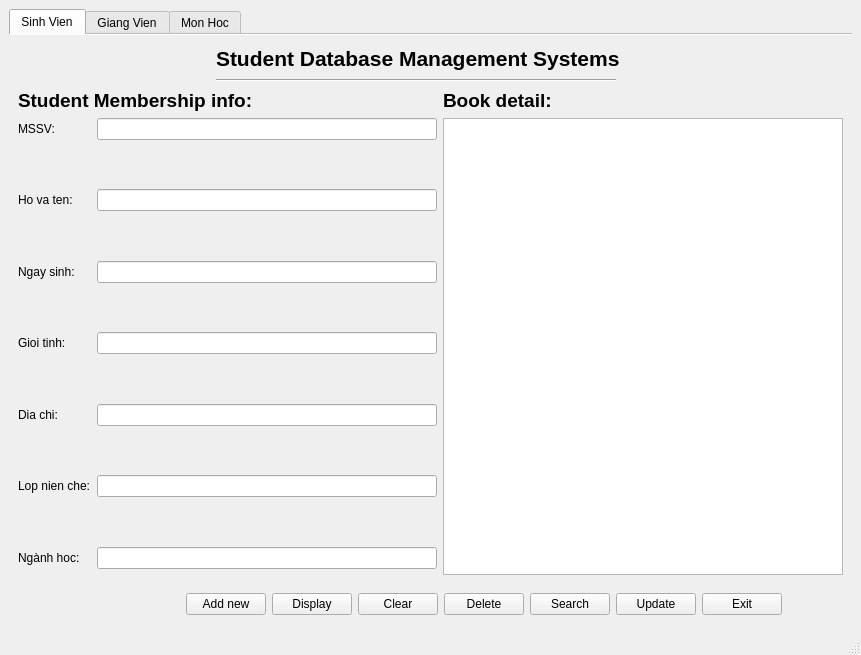
<?xml version="1.0" encoding="UTF-8"?>
<ui version="4.0">
 <class>MainWindow</class>
 <widget class="QMainWindow" name="MainWindow">
  <property name="geometry">
   <rect>
    <x>0</x>
    <y>0</y>
    <width>861</width>
    <height>655</height>
   </rect>
  </property>
  <property name="windowTitle">
   <string>MainWindow</string>
  </property>
  <property name="documentMode">
   <bool>false</bool>
  </property>
  <property name="tabShape">
   <enum>QTabWidget::Triangular</enum>
  </property>
  <property name="dockOptions">
   <set>QMainWindow::AllowTabbedDocks|QMainWindow::AnimatedDocks</set>
  </property>
  <widget class="QWidget" name="centralwidget">
   <layout class="QVBoxLayout" name="verticalLayout_2">
    <item>
     <layout class="QVBoxLayout" name="verticalLayout">
      <item>
       <widget class="QTabWidget" name="tabWidget">
        <property name="minimumSize">
         <size>
          <width>400</width>
          <height>0</height>
         </size>
        </property>
        <property name="tabPosition">
         <enum>QTabWidget::North</enum>
        </property>
        <property name="currentIndex">
         <number>0</number>
        </property>
        <property name="documentMode">
         <bool>true</bool>
        </property>
        <property name="tabsClosable">
         <bool>false</bool>
        </property>
        <property name="movable">
         <bool>false</bool>
        </property>
        <property name="tabBarAutoHide">
         <bool>false</bool>
        </property>
        <widget class="QWidget" name="tab_1">
         <attribute name="title">
          <string>Sinh Vien</string>
         </attribute>
         <layout class="QGridLayout" name="gridLayout">
          <item row="5" column="3">
           <spacer name="verticalSpacer_23">
            <property name="orientation">
             <enum>Qt::Vertical</enum>
            </property>
            <property name="sizeHint" stdset="0">
             <size>
              <width>20</width>
              <height>1</height>
             </size>
            </property>
           </spacer>
          </item>
          <item row="5" column="5" rowspan="2">
           <spacer name="verticalSpacer_7">
            <property name="orientation">
             <enum>Qt::Vertical</enum>
            </property>
            <property name="sizeHint" stdset="0">
             <size>
              <width>20</width>
              <height>7</height>
             </size>
            </property>
           </spacer>
          </item>
          <item row="0" column="6">
           <spacer name="verticalSpacer_9">
            <property name="orientation">
             <enum>Qt::Vertical</enum>
            </property>
            <property name="sizeHint" stdset="0">
             <size>
              <width>20</width>
              <height>38</height>
             </size>
            </property>
           </spacer>
          </item>
          <item row="2" column="0" colspan="3">
           <widget class="QLabel" name="label_10">
            <property name="font">
             <font>
              <pointsize>14</pointsize>
              <weight>75</weight>
              <bold>true</bold>
             </font>
            </property>
            <property name="text">
             <string>Student Membership info:</string>
            </property>
           </widget>
          </item>
          <item row="2" column="6">
           <spacer name="verticalSpacer_8">
            <property name="orientation">
             <enum>Qt::Vertical</enum>
            </property>
            <property name="sizeHint" stdset="0">
             <size>
              <width>20</width>
              <height>20</height>
             </size>
            </property>
           </spacer>
          </item>
          <item row="1" column="2" colspan="6">
           <widget class="Line" name="line">
            <property name="minimumSize">
             <size>
              <width>400</width>
              <height>5</height>
             </size>
            </property>
            <property name="maximumSize">
             <size>
              <width>400</width>
              <height>5</height>
             </size>
            </property>
            <property name="sizeIncrement">
             <size>
              <width>0</width>
              <height>2</height>
             </size>
            </property>
            <property name="orientation">
             <enum>Qt::Horizontal</enum>
            </property>
           </widget>
          </item>
          <item row="0" column="2" colspan="4">
           <widget class="QLabel" name="label_11">
            <property name="minimumSize">
             <size>
              <width>450</width>
              <height>0</height>
             </size>
            </property>
            <property name="font">
             <font>
              <pointsize>16</pointsize>
              <weight>75</weight>
              <bold>true</bold>
             </font>
            </property>
            <property name="text">
             <string>Student Database Management Systems</string>
            </property>
           </widget>
          </item>
          <item row="2" column="4">
           <widget class="QLabel" name="label_9">
            <property name="font">
             <font>
              <pointsize>14</pointsize>
              <weight>75</weight>
              <bold>true</bold>
             </font>
            </property>
            <property name="text">
             <string>Book detail:</string>
            </property>
           </widget>
          </item>
          <item row="0" column="0" colspan="2">
           <spacer name="horizontalSpacer_3">
            <property name="orientation">
             <enum>Qt::Horizontal</enum>
            </property>
            <property name="sizeHint" stdset="0">
             <size>
              <width>165</width>
              <height>28</height>
             </size>
            </property>
           </spacer>
          </item>
          <item row="3" column="4" rowspan="2" colspan="5">
           <widget class="QListWidget" name="listWidget_3">
            <property name="minimumSize">
             <size>
              <width>400</width>
              <height>300</height>
             </size>
            </property>
           </widget>
          </item>
          <item row="7" column="0">
           <spacer name="horizontalSpacer_5">
            <property name="orientation">
             <enum>Qt::Horizontal</enum>
            </property>
            <property name="sizeHint" stdset="0">
             <size>
              <width>63</width>
              <height>20</height>
             </size>
            </property>
           </spacer>
          </item>
          <item row="6" column="8" rowspan="2">
           <spacer name="horizontalSpacer_6">
            <property name="orientation">
             <enum>Qt::Horizontal</enum>
            </property>
            <property name="sizeHint" stdset="0">
             <size>
              <width>127</width>
              <height>20</height>
             </size>
            </property>
           </spacer>
          </item>
          <item row="3" column="0" colspan="4">
           <layout class="QFormLayout" name="formLayout">
            <item row="1" column="0">
             <widget class="QLabel" name="label">
              <property name="text">
               <string>MSSV:</string>
              </property>
             </widget>
            </item>
            <item row="1" column="1">
             <widget class="QLineEdit" name="lineEdit">
              <property name="minimumSize">
               <size>
                <width>300</width>
                <height>0</height>
               </size>
              </property>
             </widget>
            </item>
            <item row="2" column="1">
             <spacer name="verticalSpacer_4">
              <property name="orientation">
               <enum>Qt::Vertical</enum>
              </property>
              <property name="sizeHint" stdset="0">
               <size>
                <width>20</width>
                <height>40</height>
               </size>
              </property>
             </spacer>
            </item>
            <item row="3" column="0">
             <widget class="QLabel" name="label_2">
              <property name="text">
               <string>Ho va ten:</string>
              </property>
             </widget>
            </item>
            <item row="3" column="1">
             <widget class="QLineEdit" name="lineEdit_2"/>
            </item>
            <item row="4" column="1">
             <spacer name="verticalSpacer_3">
              <property name="orientation">
               <enum>Qt::Vertical</enum>
              </property>
              <property name="sizeHint" stdset="0">
               <size>
                <width>20</width>
                <height>40</height>
               </size>
              </property>
             </spacer>
            </item>
            <item row="5" column="0">
             <widget class="QLabel" name="label_3">
              <property name="text">
               <string>Ngay sinh:</string>
              </property>
             </widget>
            </item>
            <item row="5" column="1">
             <widget class="QLineEdit" name="lineEdit_3"/>
            </item>
            <item row="6" column="1">
             <spacer name="verticalSpacer_5">
              <property name="orientation">
               <enum>Qt::Vertical</enum>
              </property>
              <property name="sizeHint" stdset="0">
               <size>
                <width>20</width>
                <height>40</height>
               </size>
              </property>
             </spacer>
            </item>
            <item row="7" column="0">
             <widget class="QLabel" name="label_4">
              <property name="text">
               <string>Gioi tinh:</string>
              </property>
             </widget>
            </item>
            <item row="7" column="1">
             <widget class="QLineEdit" name="lineEdit_4"/>
            </item>
            <item row="8" column="1">
             <spacer name="verticalSpacer_2">
              <property name="orientation">
               <enum>Qt::Vertical</enum>
              </property>
              <property name="sizeHint" stdset="0">
               <size>
                <width>20</width>
                <height>40</height>
               </size>
              </property>
             </spacer>
            </item>
            <item row="9" column="0">
             <widget class="QLabel" name="label_5">
              <property name="text">
               <string>Dia chi:</string>
              </property>
             </widget>
            </item>
            <item row="9" column="1">
             <widget class="QLineEdit" name="lineEdit_5"/>
            </item>
            <item row="10" column="1">
             <spacer name="verticalSpacer_6">
              <property name="orientation">
               <enum>Qt::Vertical</enum>
              </property>
              <property name="sizeHint" stdset="0">
               <size>
                <width>20</width>
                <height>40</height>
               </size>
              </property>
             </spacer>
            </item>
            <item row="11" column="0">
             <widget class="QLabel" name="label_6">
              <property name="text">
               <string>Lop nien che:</string>
              </property>
             </widget>
            </item>
            <item row="11" column="1">
             <widget class="QLineEdit" name="lineEdit_6"/>
            </item>
            <item row="12" column="1">
             <spacer name="verticalSpacer">
              <property name="orientation">
               <enum>Qt::Vertical</enum>
              </property>
              <property name="sizeHint" stdset="0">
               <size>
                <width>20</width>
                <height>40</height>
               </size>
              </property>
             </spacer>
            </item>
            <item row="13" column="0">
             <widget class="QLabel" name="label_7">
              <property name="text">
               <string>Ngành hoc:</string>
              </property>
             </widget>
            </item>
            <item row="13" column="1">
             <widget class="QLineEdit" name="lineEdit_7"/>
            </item>
           </layout>
          </item>
          <item row="7" column="1" colspan="7">
           <layout class="QHBoxLayout" name="horizontalLayout_2">
            <item>
             <widget class="QPushButton" name="pushButton">
              <property name="text">
               <string>Add new</string>
              </property>
             </widget>
            </item>
            <item>
             <widget class="QPushButton" name="pushButton_2">
              <property name="text">
               <string>Display</string>
              </property>
             </widget>
            </item>
            <item>
             <widget class="QPushButton" name="pushButton_3">
              <property name="text">
               <string>Clear</string>
              </property>
             </widget>
            </item>
            <item>
             <widget class="QPushButton" name="pushButton_4">
              <property name="text">
               <string>Delete</string>
              </property>
             </widget>
            </item>
            <item>
             <widget class="QPushButton" name="pushButton_5">
              <property name="text">
               <string>Search</string>
              </property>
             </widget>
            </item>
            <item>
             <widget class="QPushButton" name="pushButton_6">
              <property name="text">
               <string>Update</string>
              </property>
             </widget>
            </item>
            <item>
             <widget class="QPushButton" name="pushButton_7">
              <property name="text">
               <string>Exit</string>
              </property>
             </widget>
            </item>
           </layout>
          </item>
         </layout>
        </widget>
        <widget class="QWidget" name="tab_2">
         <attribute name="title">
          <string>Giang Vien</string>
         </attribute>
         <layout class="QGridLayout" name="gridLayout_2">
          <item row="0" column="0" colspan="2">
           <spacer name="horizontalSpacer_2">
            <property name="orientation">
             <enum>Qt::Horizontal</enum>
            </property>
            <property name="sizeHint" stdset="0">
             <size>
              <width>186</width>
              <height>18</height>
             </size>
            </property>
           </spacer>
          </item>
          <item row="0" column="2" colspan="2">
           <widget class="QLabel" name="label_26">
            <property name="minimumSize">
             <size>
              <width>450</width>
              <height>0</height>
             </size>
            </property>
            <property name="font">
             <font>
              <pointsize>16</pointsize>
              <weight>75</weight>
              <bold>true</bold>
             </font>
            </property>
            <property name="text">
             <string>Student Database Management Systems</string>
            </property>
           </widget>
          </item>
          <item row="1" column="2" colspan="2">
           <widget class="Line" name="line_2">
            <property name="minimumSize">
             <size>
              <width>400</width>
              <height>5</height>
             </size>
            </property>
            <property name="maximumSize">
             <size>
              <width>400</width>
              <height>5</height>
             </size>
            </property>
            <property name="sizeIncrement">
             <size>
              <width>0</width>
              <height>2</height>
             </size>
            </property>
            <property name="orientation">
             <enum>Qt::Horizontal</enum>
            </property>
           </widget>
          </item>
          <item row="2" column="0" colspan="3">
           <widget class="QLabel" name="label_27">
            <property name="font">
             <font>
              <pointsize>14</pointsize>
              <weight>75</weight>
              <bold>true</bold>
             </font>
            </property>
            <property name="text">
             <string>Student Membership info:</string>
            </property>
           </widget>
          </item>
          <item row="2" column="3" colspan="2">
           <widget class="QLabel" name="label_28">
            <property name="font">
             <font>
              <pointsize>14</pointsize>
              <weight>75</weight>
              <bold>true</bold>
             </font>
            </property>
            <property name="text">
             <string>Book detail:</string>
            </property>
           </widget>
          </item>
          <item row="3" column="0" colspan="3">
           <layout class="QFormLayout" name="formLayout_2">
            <item row="1" column="0">
             <widget class="QLabel" name="label_8">
              <property name="text">
               <string>Ho va ten:</string>
              </property>
             </widget>
            </item>
            <item row="1" column="1">
             <widget class="QLineEdit" name="lineEdit_8">
              <property name="minimumSize">
               <size>
                <width>0</width>
                <height>0</height>
               </size>
              </property>
             </widget>
            </item>
            <item row="2" column="1">
             <spacer name="verticalSpacer_10">
              <property name="orientation">
               <enum>Qt::Vertical</enum>
              </property>
              <property name="sizeHint" stdset="0">
               <size>
                <width>20</width>
                <height>40</height>
               </size>
              </property>
             </spacer>
            </item>
            <item row="3" column="0">
             <widget class="QLabel" name="label_12">
              <property name="text">
               <string>MSGV:</string>
              </property>
             </widget>
            </item>
            <item row="3" column="1">
             <widget class="QLineEdit" name="lineEdit_9"/>
            </item>
            <item row="4" column="1">
             <spacer name="verticalSpacer_11">
              <property name="orientation">
               <enum>Qt::Vertical</enum>
              </property>
              <property name="sizeHint" stdset="0">
               <size>
                <width>20</width>
                <height>40</height>
               </size>
              </property>
             </spacer>
            </item>
            <item row="5" column="0">
             <widget class="QLabel" name="label_13">
              <property name="text">
               <string>Ngay sinh:</string>
              </property>
             </widget>
            </item>
            <item row="5" column="1">
             <widget class="QLineEdit" name="lineEdit_10"/>
            </item>
            <item row="6" column="1">
             <spacer name="verticalSpacer_12">
              <property name="orientation">
               <enum>Qt::Vertical</enum>
              </property>
              <property name="sizeHint" stdset="0">
               <size>
                <width>20</width>
                <height>40</height>
               </size>
              </property>
             </spacer>
            </item>
            <item row="7" column="0">
             <widget class="QLabel" name="label_14">
              <property name="text">
               <string>Địa chỉ:</string>
              </property>
             </widget>
            </item>
            <item row="7" column="1">
             <widget class="QLineEdit" name="lineEdit_11"/>
            </item>
            <item row="8" column="1">
             <spacer name="verticalSpacer_13">
              <property name="orientation">
               <enum>Qt::Vertical</enum>
              </property>
              <property name="sizeHint" stdset="0">
               <size>
                <width>20</width>
                <height>40</height>
               </size>
              </property>
             </spacer>
            </item>
            <item row="9" column="0">
             <widget class="QLabel" name="label_15">
              <property name="text">
               <string>Giới tính:</string>
              </property>
             </widget>
            </item>
            <item row="9" column="1">
             <widget class="QLineEdit" name="lineEdit_12"/>
            </item>
            <item row="10" column="1">
             <spacer name="verticalSpacer_14">
              <property name="orientation">
               <enum>Qt::Vertical</enum>
              </property>
              <property name="sizeHint" stdset="0">
               <size>
                <width>20</width>
                <height>40</height>
               </size>
              </property>
             </spacer>
            </item>
            <item row="11" column="0">
             <widget class="QLabel" name="label_16">
              <property name="text">
               <string>Học vị:</string>
              </property>
             </widget>
            </item>
            <item row="11" column="1">
             <widget class="QLineEdit" name="lineEdit_13"/>
            </item>
            <item row="12" column="1">
             <spacer name="verticalSpacer_15">
              <property name="orientation">
               <enum>Qt::Vertical</enum>
              </property>
              <property name="sizeHint" stdset="0">
               <size>
                <width>20</width>
                <height>40</height>
               </size>
              </property>
             </spacer>
            </item>
            <item row="13" column="0">
             <widget class="QLabel" name="label_17">
              <property name="text">
               <string>Học hàm:</string>
              </property>
             </widget>
            </item>
            <item row="13" column="1">
             <widget class="QLineEdit" name="lineEdit_14"/>
            </item>
            <item row="14" column="1">
             <spacer name="verticalSpacer_16">
              <property name="orientation">
               <enum>Qt::Vertical</enum>
              </property>
              <property name="sizeHint" stdset="0">
               <size>
                <width>20</width>
                <height>40</height>
               </size>
              </property>
             </spacer>
            </item>
            <item row="15" column="0">
             <widget class="QLabel" name="label_18">
              <property name="text">
               <string>Nơi công tác:</string>
              </property>
             </widget>
            </item>
            <item row="15" column="1">
             <widget class="QLineEdit" name="lineEdit_15"/>
            </item>
            <item row="17" column="1">
             <widget class="QLineEdit" name="lineEdit_23"/>
            </item>
            <item row="17" column="0">
             <widget class="QLabel" name="label_32">
              <property name="text">
               <string>Thuộc nhóm:</string>
              </property>
             </widget>
            </item>
            <item row="16" column="1">
             <spacer name="verticalSpacer_24">
              <property name="orientation">
               <enum>Qt::Vertical</enum>
              </property>
              <property name="sizeHint" stdset="0">
               <size>
                <width>20</width>
                <height>40</height>
               </size>
              </property>
             </spacer>
            </item>
           </layout>
          </item>
          <item row="3" column="3" colspan="2">
           <widget class="QListWidget" name="listWidget">
            <property name="minimumSize">
             <size>
              <width>400</width>
              <height>300</height>
             </size>
            </property>
           </widget>
          </item>
          <item row="4" column="0">
           <spacer name="horizontalSpacer_7">
            <property name="orientation">
             <enum>Qt::Horizontal</enum>
            </property>
            <property name="sizeHint" stdset="0">
             <size>
              <width>97</width>
              <height>20</height>
             </size>
            </property>
           </spacer>
          </item>
          <item row="4" column="1" colspan="3">
           <layout class="QHBoxLayout" name="horizontalLayout_3">
            <item>
             <widget class="QPushButton" name="pushButton_8">
              <property name="text">
               <string>Add new</string>
              </property>
             </widget>
            </item>
            <item>
             <widget class="QPushButton" name="pushButton_9">
              <property name="text">
               <string>Display</string>
              </property>
             </widget>
            </item>
            <item>
             <widget class="QPushButton" name="pushButton_10">
              <property name="text">
               <string>Clear</string>
              </property>
             </widget>
            </item>
            <item>
             <widget class="QPushButton" name="pushButton_11">
              <property name="text">
               <string>Delete</string>
              </property>
             </widget>
            </item>
            <item>
             <widget class="QPushButton" name="pushButton_12">
              <property name="text">
               <string>Search</string>
              </property>
             </widget>
            </item>
            <item>
             <widget class="QPushButton" name="pushButton_13">
              <property name="text">
               <string>Update</string>
              </property>
             </widget>
            </item>
            <item>
             <widget class="QPushButton" name="pushButton_14">
              <property name="text">
               <string>Exit</string>
              </property>
             </widget>
            </item>
           </layout>
          </item>
          <item row="4" column="4">
           <spacer name="horizontalSpacer_10">
            <property name="orientation">
             <enum>Qt::Horizontal</enum>
            </property>
            <property name="sizeHint" stdset="0">
             <size>
              <width>163</width>
              <height>20</height>
             </size>
            </property>
           </spacer>
          </item>
         </layout>
        </widget>
        <widget class="QWidget" name="tab_3">
         <attribute name="title">
          <string>Mon Hoc</string>
         </attribute>
         <layout class="QGridLayout" name="gridLayout_3">
          <item row="0" column="0">
           <spacer name="horizontalSpacer">
            <property name="orientation">
             <enum>Qt::Horizontal</enum>
            </property>
            <property name="sizeHint" stdset="0">
             <size>
              <width>151</width>
              <height>38</height>
             </size>
            </property>
           </spacer>
          </item>
          <item row="0" column="1" colspan="2">
           <widget class="QLabel" name="label_31">
            <property name="minimumSize">
             <size>
              <width>450</width>
              <height>0</height>
             </size>
            </property>
            <property name="font">
             <font>
              <pointsize>16</pointsize>
              <weight>75</weight>
              <bold>true</bold>
             </font>
            </property>
            <property name="text">
             <string>Student Database Management Systems</string>
            </property>
           </widget>
          </item>
          <item row="1" column="1" colspan="2">
           <widget class="Line" name="line_3">
            <property name="minimumSize">
             <size>
              <width>400</width>
              <height>5</height>
             </size>
            </property>
            <property name="maximumSize">
             <size>
              <width>400</width>
              <height>5</height>
             </size>
            </property>
            <property name="sizeIncrement">
             <size>
              <width>0</width>
              <height>2</height>
             </size>
            </property>
            <property name="orientation">
             <enum>Qt::Horizontal</enum>
            </property>
           </widget>
          </item>
          <item row="2" column="0" colspan="2">
           <widget class="QLabel" name="label_30">
            <property name="font">
             <font>
              <pointsize>14</pointsize>
              <weight>75</weight>
              <bold>true</bold>
             </font>
            </property>
            <property name="text">
             <string>Student Membership info:</string>
            </property>
           </widget>
          </item>
          <item row="2" column="2">
           <widget class="QLabel" name="label_29">
            <property name="font">
             <font>
              <pointsize>14</pointsize>
              <weight>75</weight>
              <bold>true</bold>
             </font>
            </property>
            <property name="text">
             <string>Book detail:</string>
            </property>
           </widget>
          </item>
          <item row="3" column="0" colspan="2">
           <layout class="QFormLayout" name="formLayout_3">
            <item row="1" column="0">
             <widget class="QLabel" name="label_19">
              <property name="text">
               <string>Tên môn học:</string>
              </property>
             </widget>
            </item>
            <item row="1" column="1">
             <widget class="QLineEdit" name="lineEdit_16">
              <property name="minimumSize">
               <size>
                <width>300</width>
                <height>0</height>
               </size>
              </property>
             </widget>
            </item>
            <item row="2" column="1">
             <spacer name="verticalSpacer_17">
              <property name="orientation">
               <enum>Qt::Vertical</enum>
              </property>
              <property name="sizeHint" stdset="0">
               <size>
                <width>20</width>
                <height>40</height>
               </size>
              </property>
             </spacer>
            </item>
            <item row="3" column="0">
             <widget class="QLabel" name="label_20">
              <property name="text">
               <string>Mã môn học:</string>
              </property>
             </widget>
            </item>
            <item row="3" column="1">
             <widget class="QLineEdit" name="lineEdit_17"/>
            </item>
            <item row="4" column="1">
             <spacer name="verticalSpacer_18">
              <property name="orientation">
               <enum>Qt::Vertical</enum>
              </property>
              <property name="sizeHint" stdset="0">
               <size>
                <width>20</width>
                <height>40</height>
               </size>
              </property>
             </spacer>
            </item>
            <item row="5" column="0">
             <widget class="QLabel" name="label_21">
              <property name="text">
               <string>Số tín chỉ:</string>
              </property>
             </widget>
            </item>
            <item row="5" column="1">
             <widget class="QLineEdit" name="lineEdit_18"/>
            </item>
            <item row="6" column="1">
             <spacer name="verticalSpacer_19">
              <property name="orientation">
               <enum>Qt::Vertical</enum>
              </property>
              <property name="sizeHint" stdset="0">
               <size>
                <width>20</width>
                <height>40</height>
               </size>
              </property>
             </spacer>
            </item>
            <item row="7" column="0">
             <widget class="QLabel" name="label_22">
              <property name="text">
               <string>Tiết lý thuyết:</string>
              </property>
             </widget>
            </item>
            <item row="7" column="1">
             <widget class="QLineEdit" name="lineEdit_19"/>
            </item>
            <item row="8" column="1">
             <spacer name="verticalSpacer_20">
              <property name="orientation">
               <enum>Qt::Vertical</enum>
              </property>
              <property name="sizeHint" stdset="0">
               <size>
                <width>20</width>
                <height>40</height>
               </size>
              </property>
             </spacer>
            </item>
            <item row="9" column="0">
             <widget class="QLabel" name="label_23">
              <property name="text">
               <string>Tiết bài tập:</string>
              </property>
             </widget>
            </item>
            <item row="9" column="1">
             <widget class="QLineEdit" name="lineEdit_20"/>
            </item>
            <item row="10" column="1">
             <spacer name="verticalSpacer_21">
              <property name="orientation">
               <enum>Qt::Vertical</enum>
              </property>
              <property name="sizeHint" stdset="0">
               <size>
                <width>20</width>
                <height>40</height>
               </size>
              </property>
             </spacer>
            </item>
            <item row="11" column="0">
             <widget class="QLabel" name="label_24">
              <property name="text">
               <string>Tiết thí nghiệm:</string>
              </property>
             </widget>
            </item>
            <item row="11" column="1">
             <widget class="QLineEdit" name="lineEdit_21"/>
            </item>
            <item row="12" column="1">
             <spacer name="verticalSpacer_22">
              <property name="orientation">
               <enum>Qt::Vertical</enum>
              </property>
              <property name="sizeHint" stdset="0">
               <size>
                <width>20</width>
                <height>40</height>
               </size>
              </property>
             </spacer>
            </item>
            <item row="13" column="0">
             <widget class="QLabel" name="label_25">
              <property name="text">
               <string>Tiết tự học:</string>
              </property>
             </widget>
            </item>
            <item row="13" column="1">
             <widget class="QLineEdit" name="lineEdit_22"/>
            </item>
           </layout>
          </item>
          <item row="3" column="2" colspan="2">
           <widget class="QListWidget" name="listWidget_2">
            <property name="minimumSize">
             <size>
              <width>400</width>
              <height>300</height>
             </size>
            </property>
           </widget>
          </item>
          <item row="4" column="0">
           <spacer name="horizontalSpacer_8">
            <property name="orientation">
             <enum>Qt::Horizontal</enum>
            </property>
            <property name="sizeHint" stdset="0">
             <size>
              <width>227</width>
              <height>20</height>
             </size>
            </property>
           </spacer>
          </item>
          <item row="4" column="1" colspan="2">
           <layout class="QHBoxLayout" name="horizontalLayout_4">
            <item>
             <widget class="QPushButton" name="pushButton_15">
              <property name="text">
               <string>Add new</string>
              </property>
             </widget>
            </item>
            <item>
             <widget class="QPushButton" name="pushButton_16">
              <property name="text">
               <string>Display</string>
              </property>
             </widget>
            </item>
            <item>
             <widget class="QPushButton" name="pushButton_17">
              <property name="text">
               <string>Clear</string>
              </property>
             </widget>
            </item>
            <item>
             <widget class="QPushButton" name="pushButton_18">
              <property name="text">
               <string>Delete</string>
              </property>
             </widget>
            </item>
            <item>
             <widget class="QPushButton" name="pushButton_19">
              <property name="text">
               <string>Search</string>
              </property>
             </widget>
            </item>
            <item>
             <widget class="QPushButton" name="pushButton_20">
              <property name="text">
               <string>Update</string>
              </property>
             </widget>
            </item>
            <item>
             <widget class="QPushButton" name="pushButton_21">
              <property name="text">
               <string>Exit</string>
              </property>
             </widget>
            </item>
           </layout>
          </item>
          <item row="4" column="3">
           <spacer name="horizontalSpacer_12">
            <property name="orientation">
             <enum>Qt::Horizontal</enum>
            </property>
            <property name="sizeHint" stdset="0">
             <size>
              <width>144</width>
              <height>20</height>
             </size>
            </property>
           </spacer>
          </item>
         </layout>
        </widget>
       </widget>
      </item>
     </layout>
    </item>
   </layout>
  </widget>
  <widget class="QMenuBar" name="menubar">
   <property name="geometry">
    <rect>
     <x>0</x>
     <y>0</y>
     <width>861</width>
     <height>21</height>
    </rect>
   </property>
  </widget>
  <widget class="QStatusBar" name="statusbar"/>
 </widget>
 <resources/>
 <connections/>
</ui>
